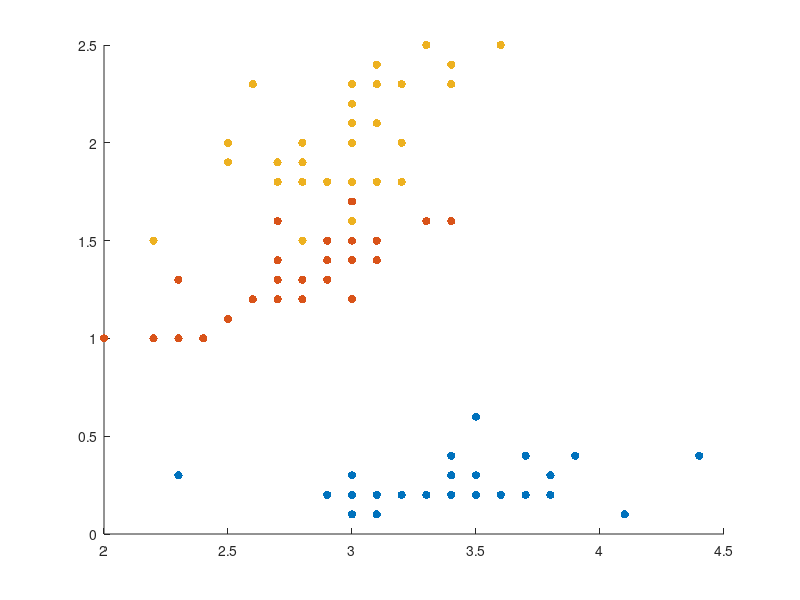
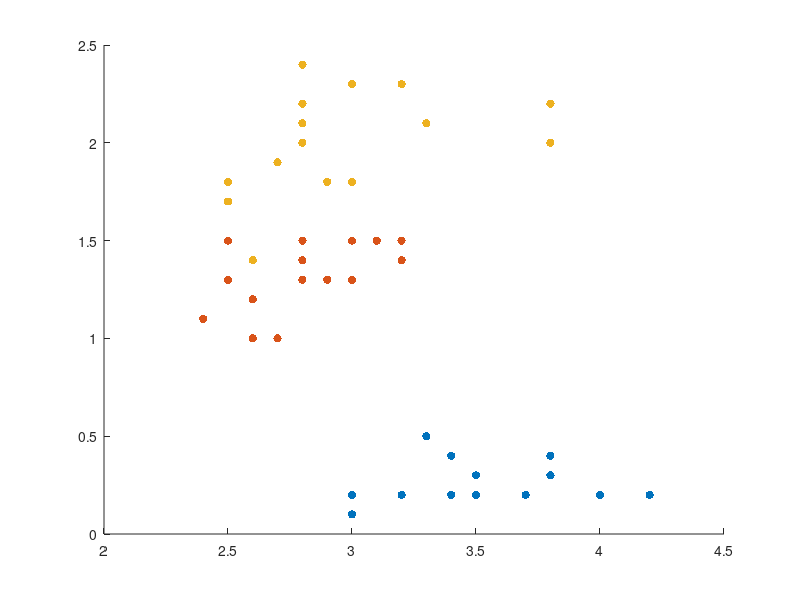

The MATLAB script that drew these images, in order: (Note: this script raises an error after producing the figures.)
%%%%%%%%%%%%%%%%%%%%%%%%%%%%%%%%%%%%%%%%%%%%%%%%%%%%%%%%%%%%%%%%%%%%%%%%%%%
% ENG EC 503 (Ishwar) Fall 2023
% HW 7.1
% <Your full name and BU email>
%%%%%%%%%%%%%%%%%%%%%%%%%%%%%%%%%%%%%%%%%%%%%%%%%%%%%%%%%%%%%%%%%%%%%%%%%%%
clear, clc, close all,
%% load iris dataset (3 classes, 50 observations each) and plot pairs of features:

load iris.mat
%% Plot train and test data:

rng('default')

%{
%assign +/-
Y_label2 = zeros(size(Y_label_train,1),1)
for i_class = 1:size(Y_label2,1)
    if Y_label_train(i_class,1) == 1
        Y_label2(i_class,1) = 1
    else
        Y_label2(i_class,1) = 0
    end
end
Y_label_train = [Y_label_train Y_label2]

Y_label2 = zeros(size(Y_label_test,1),1)
for i_class = 1:size(Y_label2,1)
    if Y_label_test(i_class,1) == 1
        Y_label2(i_class,1) = 1
    else
        Y_label2(i_class,1) = 0
    end
end
Y_label_test = [Y_label_test Y_label2]

X_data_train = [X_data_train(:,2) X_data_train(:,4)]
X_data_test = [X_data_test(:,2) X_data_test(:,4)]
%}
X_data_train = [X_data_train(:,2) X_data_train(:,4)]
X_data_test = [X_data_test(:,2) X_data_test(:,4)]
%% train pairwise models:

%%%%%%%%%%%%%%%%%%%%%%%%%%%%%%%%%%%%%%%%%%%%%%%%%%%%%%%%%%%%%%%%%%%%%%%%%%%%%%%%%%%%%%%%%%%%%%%%%%%%%%%%%%%%%%%%%%%%%%%%
%%%%%%%%%%%%%%%%%%%%%%%%%%%%%%%%%%%%%%%%%%%%%%%%%%%%%%%%%%%%%%%%%%%%%%%%%%%%%%%%%%%%%%%%%%%%%%%%%%%%%%%%%%%%%%%%%%%%%%%%
%%%%%%%%%%%%%%%%%%%%%%%%%%%%%%%%%%%%%%%%%%%%%%%%%%%%%%%%%%%%%%%%%%%%%%%%%%%%%%%%%%%%%%%%%%%%%%%%%%%%%%%%%%%%%%%%%%%%%%%%
% [1,2] pair -- CLASS 1 = -1, CLASS 2 = +1
%add ext notation
Xy_test = [X_data_test ones(size(X_data_test,1),1) Y_label_test]
Xy_test_1 = Xy_test(Xy_test(:,4)==1,:);
Xy_test_2 = Xy_test(Xy_test(:,4)==2,:);
Xy_test_3 = Xy_test(Xy_test(:,4)==3,:);

Xy_train = [X_data_train ones(size(X_data_train,1),1) Y_label_train]
Xy_train_1 = Xy_train(Xy_train(:,4)==1,:);
Xy_train_2 = Xy_train(Xy_train(:,4)==2,:);
Xy_train_3 = Xy_train(Xy_train(:,4)==3,:);

figure 
scatter(Xy_train_1(:,1),Xy_train_1(:,2),"filled","r")
hold on 
scatter(Xy_train_2(:,1),Xy_train_2(:,2),"filled","g")
scatter(Xy_train_3(:,1),Xy_train_3(:,2),"filled","b")
hold off

figure
scatter(Xy_test_1(:,1),Xy_test_1(:,2),"filled","r")
hold on 
scatter(Xy_test_2(:,1),Xy_test_2(:,2),"filled","g")
scatter(Xy_test_3(:,1),Xy_test_3(:,2),"filled","b")
hold off



%for pair 1,2
XY_test_12 = [Xy_test_1; Xy_test_2]
XY_train_12 = [Xy_train_1; Xy_train_2]

%assign +/-
% class 1 = -1
% class 2 = 1
Y_label2 = zeros(size(XY_train_12,1),1);
for i_class = 1:size(Y_label2,1)
    if XY_train_12(i_class,4) == 1
        Y_label2(i_class,1) = -1;
    else
        Y_label2(i_class,1) = 1;
    end
end
XY_train_12 = [XY_train_12 Y_label2]

Y_label2 = zeros(size(XY_test_12,1),1);
for i_class = 1:size(Y_label2,1)
    if XY_test_12(i_class,4) == 1
        Y_label2(i_class,1) = -1;
    else
        Y_label2(i_class,1) = 1;
    end
end
XY_test_12 = [XY_test_12 Y_label2]

% stochastic subgradient descent
C = 1.2;
t_max = 2 * power(10,5);
n = size(XY_train_12,1);
datetime()
[theta_12, sample_norm_cost_12, training_CCR_12, test_CCR_12] = SSGD(C, t_max, XY_train_12, XY_test_12)

datetime()

%%%%%%%%%%%%%%%%
% Visualize separating hyperplane between the two classes:
%hplaneplot(theta)
%%%%%%%%%%%%%%%%%

%%%%%%%%%%%%%%%%%%%%%%%%%%%%%%%%%%%%%%%%%%%%%%%%%%%%%
% PLOTS and SUMMARIZING VALUES FOR CLASSES 1,2 PAIR %
%%%%%%%%%%%%%%%%%%%%%%%%%%%%%%%%%%%%%%%%%%%%%%%%%%%%%

% Plot cost
figure
plot(sample_norm_cost_12)
xlabel("iteration # = t*1000")
title("The normalized loss for training set 12")
ylabel("Normalized loss")

% Plot train ccr
figure
plot(training_CCR_12)
xlabel("iteration # = t*1000")
title("CCR for training set 12")
ylabel("Training CCR")

% Plot test ccr
figure
plot(test_CCR_12)
xlabel("iteration # = t*1000 12")
title("CCR for test set 12")
ylabel("Test CCR")

% final values
theta_12
sample_norm_cost_12(200,1)
training_CCR_12(200,1)
test_CCR_12(200,1)

disp('(d)(iv): Theta_12 Training confusion matrix:')
disp('rows are the predicted label, columns are actual label')
conf_mat_12 = conf_mat_bin(XY_train_12, theta_12)
disp('(d)(v): Theta_12 Test confusion matrix:')
disp('rows are the predicted label, columns are actual label')
conf_mat_test_12 = conf_mat_bin(XY_test_12, theta_12)

%%%%%%%%%%%%%%%%%%%%%%%%%%%%%%%%%%%%%%%%%%%%%%%%%%%%%%%%%%%%%%%%%%%%%%%%%%%%%%%%%%%%%%%%%%%%%%%%%%%%%%%%%%%%%%%%%%%%%%%%
%%%%%%%%%%%%%%%%%%%%%%%%%%%%%%%%%%%%%%%%%%%%%%%%%%%%%%%%%%%%%%%%%%%%%%%%%%%%%%%%%%%%%%%%%%%%%%%%%%%%%%%%%%%%%%%%%%%%%%%%
%%%%%%%%%%%%%%%%%%%%%%%%%%%%%%%%%%%%%%%%%%%%%%%%%%%%%%%%%%%%%%%%%%%%%%%%%%%%%%%%%%%%%%%%%%%%%%%%%%%%%%%%%%%%%%%%%%%%%%%%


%%%%%%%%%%%%%%%%%%%%%%%%%%%%%%%%%%%%%%%%%%%%%%%%%%%%%%%%%%%%%%%%%%%%%%%%%%%%%%%%%%%%%%%%%%%%%%%%%%%%%%%%%%%%%%%%%%%%%%%%
%%%%%%%%%%%%%%%%%%%%%%%%%%%%%%%%%%%%%%%%%%%%%%%%%%%%%%%%%%%%%%%%%%%%%%%%%%%%%%%%%%%%%%%%%%%%%%%%%%%%%%%%%%%%%%%%%%%%%%%%
%%%%%%%%%%%%%%%%%%%%%%%%%%%%%%%%%%%%%%%%%%%%%%%%%%%%%%%%%%%%%%%%%%%%%%%%%%%%%%%%%%%%%%%%%%%%%%%%%%%%%%%%%%%%%%%%%%%%%%%%
% [1,3] pair -- CLASS 1 = -1, CLASS 3 = +1
XY_test_13 = [Xy_test_1; Xy_test_3]
XY_train_13 = [Xy_train_1; Xy_train_3]

%assign +/-
% class 1 = -1
% class 3 = 1
Y_label2 = zeros(size(XY_train_13,1),1);
for i_class = 1:size(Y_label2,1)
    if XY_train_13(i_class,4) == 1
        Y_label2(i_class,1) = -1;
    else
        Y_label2(i_class,1) = 1;
    end
end
XY_train_13 = [XY_train_13 Y_label2]

Y_label2 = zeros(size(XY_test_13,1),1);
for i_class = 1:size(Y_label2,1)
    if XY_test_13(i_class,4) == 1
        Y_label2(i_class,1) = -1;
    else
        Y_label2(i_class,1) = 1;
    end
end
XY_test_13 = [XY_test_13 Y_label2]

% stochastic subgradient descent
C = 1.2;
t_max = 2 * power(10,5);
n = size(XY_train_13,1);
datetime()
[theta_13, sample_norm_cost_13, training_CCR_13, test_CCR_13] = SSGD(C, t_max, XY_train_13, XY_test_13)

datetime()


%%%%%%%%%%%%%%%%
% Visualize separating hyperplane between the two classes:


%%%%%%%%%%%%%%%%%

%%%%%%%%%%%%%%%%%%%%%%%%%%%%%%%%%%%%%%%%%%%%%%%%%%%%%
% PLOTS and SUMMARIZING VALUES FOR CLASSES 1,3 PAIR %
%%%%%%%%%%%%%%%%%%%%%%%%%%%%%%%%%%%%%%%%%%%%%%%%%%%%%

% Plot cost
figure
plot(sample_norm_cost_13)
xlabel("iteration # = t*1000")
title("The normalized loss for training set 13")
ylabel("Normalized loss")

% Plot train ccr
figure
plot(training_CCR_13)
xlabel("iteration # = t*1000")
title("CCR for training set 13")
ylabel("Training CCR")

% Plot test ccr
figure
plot(test_CCR_13)
xlabel("iteration # = t*1000")
title("CCR for test set 13")
ylabel("Test CCR")

% final values
theta_13
sample_norm_cost_13(200,1)
training_CCR_13(200,1)
test_CCR_13(200,1)

disp('(d)(iii): Theta_13 Training confusion matrix:')
disp('rows are the predicted label, columns are actual label')
conf_mat_13 = conf_mat_bin(XY_train_13, theta_13)
disp('(d)(iv): Theta_13 Test confusion matrix:')
disp('rows are the predicted label, columns are actual label')
conf_mat_test_13 = conf_mat_bin(XY_test_13, theta_13)

%%%%%%%%%%%%%%%%%%%%%%%%%%%%%%%%%%%%%%%%%%%%%%%%%%%%%%%%%%%%%%%%%%%%%%%%%%%%%%%%%%%%%%%%%%%%%%%%%%%%%%%%%%%%%%%%%%%%%%%%
%%%%%%%%%%%%%%%%%%%%%%%%%%%%%%%%%%%%%%%%%%%%%%%%%%%%%%%%%%%%%%%%%%%%%%%%%%%%%%%%%%%%%%%%%%%%%%%%%%%%%%%%%%%%%%%%%%%%%%%%
%%%%%%%%%%%%%%%%%%%%%%%%%%%%%%%%%%%%%%%%%%%%%%%%%%%%%%%%%%%%%%%%%%%%%%%%%%%%%%%%%%%%%%%%%%%%%%%%%%%%%%%%%%%%%%%%%%%%%%%%



%%%%%%%%%%%%%%%%%%%%%%%%%%%%%%%%%%%%%%%%%%%%%%%%%%%%%%%%%%%%%%%%%%%%%%%%%%%%%%%%%%%%%%%%%%%%%%%%%%%%%%%%%%%%%%%%%%%%%%%%
%%%%%%%%%%%%%%%%%%%%%%%%%%%%%%%%%%%%%%%%%%%%%%%%%%%%%%%%%%%%%%%%%%%%%%%%%%%%%%%%%%%%%%%%%%%%%%%%%%%%%%%%%%%%%%%%%%%%%%%%
%%%%%%%%%%%%%%%%%%%%%%%%%%%%%%%%%%%%%%%%%%%%%%%%%%%%%%%%%%%%%%%%%%%%%%%%%%%%%%%%%%%%%%%%%%%%%%%%%%%%%%%%%%%%%%%%%%%%%%%%
% [2,3] pair -- CLASS 2 = -1, CLASS 3 = +1
XY_test_23 = [Xy_test_2; Xy_test_3]
XY_train_23 = [Xy_train_2; Xy_train_3]

%assign +/-
% class 2 = -1
% class 3 = 1
Y_label2 = zeros(size(XY_train_23,1),1);
for i_class = 1:size(Y_label2,1)
    if XY_train_23(i_class,4) == 2
        Y_label2(i_class,1) = -1;
    else
        Y_label2(i_class,1) = 1;
    end
end
XY_train_23 = [XY_train_23 Y_label2]

Y_label2 = zeros(size(XY_test_23,1),1);
for i_class = 1:size(Y_label2,1)
    if XY_test_23(i_class,4) == 2
        Y_label2(i_class,1) = -1;
    else
        Y_label2(i_class,1) = 1;
    end
end
XY_test_23 = [XY_test_23 Y_label2]

% stochastic subgradient descent
C = 1.2;
t_max = 2 * power(10,5);
n = size(XY_train_23,1);
datetime()
[theta_23, sample_norm_cost_23, training_CCR_23, test_CCR_23] = SSGD(C, t_max, XY_train_23, XY_test_23)

datetime()


%%%%%%%%%%%%%%%%
% Visualize separating hyperplane between the two classes:


%%%%%%%%%%%%%%%%%

%%%%%%%%%%%%%%%%%%%%%%%%%%%%%%%%%%%%%%%%%%%%%%%%%%%%%
% PLOTS and SUMMARIZING VALUES FOR CLASSES 2,3 PAIR %
%%%%%%%%%%%%%%%%%%%%%%%%%%%%%%%%%%%%%%%%%%%%%%%%%%%%%

% Plot cost
figure
plot(sample_norm_cost_23)
xlabel("iteration # = t*1000")
title("The normalized loss for training set 23")
ylabel("Normalized loss")

% Plot train ccr
figure
plot(training_CCR_23)
xlabel("iteration # = t*1000")
title("CCR for training set 23")
ylabel("Training CCR")

% Plot test ccr
figure
plot(test_CCR_23)
xlabel("iteration # = t*1000")
title("CCR for test set 23")
ylabel("Test CCR")

% final values
theta_23
sample_norm_cost_23(200,1)
training_CCR_23(200,1)
test_CCR_23(200,1)

disp('(d)(iii): Theta_23 Training confusion matrix:')
disp('rows are the predicted label, columns are actual label')
conf_mat_23 = conf_mat_bin(XY_train_23, theta_23)
disp('(d)(iv): Theta_23 Test confusion matrix:')
disp('rows are the predicted label, columns are actual label')
conf_mat_test_23 = conf_mat_bin(XY_test_23, theta_23)

%%%%%%%%%%%%%%%%%%%%%%%%%%%%%%%%%%%%%%%%%%%%%%%%%%%%%%%%%%%%%%%%%%%%%%%%%%%%%%%%%%%%%%%%%%%%%%%%%%%%%%%%%%%%%%%%%%%%%%%%
%%%%%%%%%%%%%%%%%%%%%%%%%%%%%%%%%%%%%%%%%%%%%%%%%%%%%%%%%%%%%%%%%%%%%%%%%%%%%%%%%%%%%%%%%%%%%%%%%%%%%%%%%%%%%%%%%%%%%%%%
%%%%%%%%%%%%%%%%%%%%%%%%%%%%%%%%%%%%%%%%%%%%%%%%%%%%%%%%%%%%%%%%%%%%%%%%%%%%%%%%%%%%%%%%%%%%%%%%%%%%%%%%%%%%%%%%%%%%%%%%
%% train pairwise models: 3 class classifier using OVO method (ALL PAIRS) (use the thetas from the previous methods)

% ALL thetas --> theta_12, theta_13, theta_23
% Data is in:  X_train, Y_train, X_test, Y_test


%%%%%%%%%%%%%%%%%%%%%%%%%%%%%%%%%%%%%%%%%%%%%%%%%%%%%%%%%%%%%%%%%%
% e i) Training data
datetime()

y_predict_12 = sign(theta_12'*Xy_train(:,1:3)')';
y_predict_13 = sign(theta_13'*Xy_train(:,1:3)')';
y_predict_23 = sign(theta_23'*Xy_train(:,1:3)')';
y_predict = zeros(size(Xy_train,1),3);

CCR = 0;
confusion_matrix = zeros(3);
for i = 1:size(y_predict_12,1)
    %check theta_12
    if y_predict_12(i) > 0
        y_predict(i,2) = y_predict(i,2) +1;
    else
        y_predict(i,1) = y_predict(i,1) +1;
    end
    %check theta_13
    if y_predict_13(i) > 0
        y_predict(i,3) = y_predict(i,3) +1;
    else
        y_predict(i,1) = y_predict(i,1) +1;
    end
    %check theta_23
    if y_predict_23(i) > 0
        y_predict(i,3) = y_predict(i,3) +1;
    else
        y_predict(i,2) = y_predict(i,2) +1;
    end
    
    [~,yguess] = max(y_predict(i,:));
    if yguess == Xy_train(i,4)
        CCR = CCR +1;
    end

    confusion_matrix(yguess, Xy_train(i,4)) = confusion_matrix(yguess, Xy_train(i,4)) + 1;

end 
CCR = CCR / size(Xy_train,1)
confusion_matrix
datetime()

%%%%%%%%%%%%%%%%%%%%%%%%%%%%%%%%%%%%%%%%%%%%%%%%%%%%%%%%%%%%%%%%%%

%%%%%%%%%%%%%%%%%%%%%%%%%%%%%%%%%%%%%%%%%%%%%%%%%%%%%%%%%%%%%%%%%%
% e ii) Testing data
y_predict_test_12 = sign(theta_12'*Xy_test(:,1:3)')';
y_predict_test_13 = sign(theta_13'*Xy_test(:,1:3)')';
y_predict_test_23 = sign(theta_23'*Xy_test(:,1:3)')';
y_predict_test = zeros(size(Xy_test,1),3);

CCR_test = 0;
confusion_matrix_test = zeros(3);
for i = 1:size(y_predict_test_12,1)
    %check theta_12
    if y_predict_test_12(i) > 0
        y_predict_test(i,2) = y_predict_test(i,2) +1;
    else
        y_predict_test(i,1) = y_predict_test(i,1) +1;
    end
    %check theta_13
    if y_predict_test_13(i) > 0
        y_predict_test(i,3) = y_predict_test(i,3) +1;
    else
        y_predict_test(i,1) = y_predict_test(i,1) +1;
    end
    %check theta_23
    if y_predict_test_23(i) > 0
        y_predict_test(i,3) = y_predict_test(i,3) +1;
    else
        y_predict_test(i,2) = y_predict_test(i,2) +1;
    end

    [~,yguess] = max(y_predict_test(i,:));
    if yguess == Xy_test(i,4)
        CCR_test = CCR_test +1;
    end
    confusion_matrix_test(yguess, Xy_test(i,4))  = confusion_matrix_test(yguess, Xy_test(i,4)) + 1;
end
CCR_test = CCR_test / size(Xy_test,1)
confusion_matrix_test
datetime()

%%%%%%%%%%%%%%%%%%%%%%%%%%%%%%%%%%%%%%%%%%%%%%%%%%%%%%%%%%%%%%%%%%

%%%%%%%%%%%%%%%%%%%%%%%%%%%%%%%%%%%%%%%%%%%%%%%%%%%%%
% SUMMARIZING VALUES 
%%%%%%%%%%%%%%%%%%%%%%%%%%%%%%%%%%%%%%%%%%%%%%%%%%%%%
%% Final plot for decision boundary in the 3 class case:

%for l1 = 1:length(x_range)
%    for l2 = 1:length(y_range)
        
        % 1,2 classifier
        
        % 1,3 classifier
        
        % 2,3 classifier
        
        % Condition check -- if all different, randomly choose one; if not,
        % choose mode:

%    end
%end

%%
function [theta, sample_norm_cost, training_CCR, test_CCR]  = SSGD(C, t_max, XY_train, XY_test)
    theta = [0; 0; 0];
    n = size(XY_train,1);
    Xext = XY_train(:,1:3)
    Ylabel = XY_train(:,5)
    Xtestext = XY_test(:,1:3)
    Ytestlabel = XY_test(:,5)
    datetime()
    sample_norm_cost = zeros(t_max/1000,1)
    training_CCR = zeros(t_max/1000,1);
    test_CCR = zeros(t_max/1000,1);

    for iii = 1:t_max
        % current iteration index
        t = iii; 
        st = .5/t;
        % choose sample index:   
        j = randi(n);
        xjext = XY_train(j,1:3);
        yj = XY_train(j,5);
        
        % compute subgradient:
        % v with Id for d=2   
        v = [theta(1:2,1); 0];
        if yj * theta' * xjext' < 1
            v = v - n * C * yj * xjext';
        end
        % update parameters:
        theta = theta - st*v;
        
        % redefine parameters
        
        if (mod(t,1000) == 0)
            Ylabel;
            theta';
            Xext';
            %Xext'*theta'
            %Xext' * theta' * Ylabel
            Ylabel .* (theta' * Xext')';
            sum( C * Ylabel .* (theta' * Xext')');
            %C * max(0,1 - Ylabel * theta' * Xext')
            %sum(C * max(0,1 - Ylabel * theta' * Xext'))
            %sum(sum(transpose(C * max(0,1 - ylabel * theta' * text'))))
            %sample_norm_cost(t/1000,1) = norm(theta(1:2))/2 + sum(transpose(C * max(0,1 - Ylabel * theta' * Xext')));
            sample_norm_cost(t/1000,1) = norm(theta(1:2))/2 + sum( C * Ylabel .* (theta' * Xext')');
            
            % Training CCR:
            training_CCR(t/1000,1) = tCCR(theta, Xext, Ylabel);
            % Test CCR:
            test_CCR(t/1000,1) = tCCR(theta, Xtestext, Ytestlabel);

            
        end
    end
   datetime() 
end

function CCR = tCCR(theta, Xext, Ylabel)
    CCR = 0;
    n = size(Xext,1);
    y_predict = sign(theta'*Xext')';
    CCR = sum(y_predict == Ylabel) / n;
    %for i = 1:n
    %    if Ylabel(i,1) == sign(theta'*Xext(i,:)')
    %        CCR = CCR + 1
    %    end
    %end
    %CCR = CCR / n
end

function conf_mat = conf_mat_bin(XY, theta)
% function takes 2 data sets, w and b
% returns the correct classification rate of the data using +/-w and b
% returns a confusion matrix where the rows are the predicted rows and the
% columns are the correct columns
    n = size(XY,1);
    x_ext = XY(:,1:3);
    label = XY(:,5);
    conf_mat = zeros(3);
    
    % calc conf map
    for j = 1:n
        xj = x_ext(j,:)';
        yj = sign(theta' * xj);
        yactual = label(j,1);
        conf_mat(yj+2,yactual+2) = conf_mat(yj+2,yactual+2) + 1;
    end
    conf_mat(2,:) = [];
    conf_mat(:,2) = [];
end